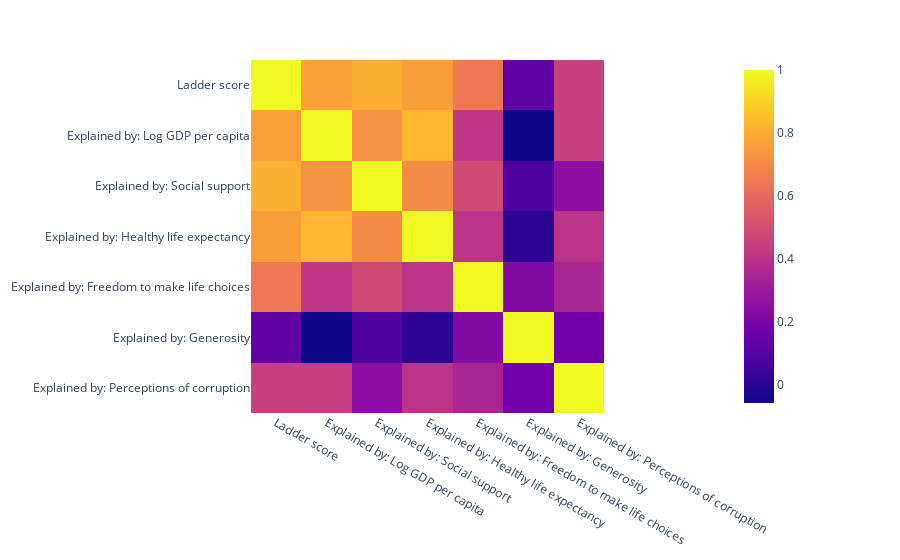

The notebook cell saved with this chart:
### Code cell
heatmap = px.imshow(whr[['Ladder score', 'Explained by: Log GDP per capita', 'Explained by: Social support', 'Explained by: Healthy life expectancy', 'Explained by: Freedom to make life choices', 'Explained by: Generosity', 'Explained by: Perceptions of corruption']].corr())
heatmap.show()

### Figure 1 — Plotly figure (JSON) as saved in the notebook; plotly's stock layout.template omitted (floating-point values rounded to 4 significant figures)
{"data": [{"coloraxis": "coloraxis", "hovertemplate": "x: %{x}<br>y: %{y}<br>color: %{z}<extra></extra>", "name": "0", "type": "heatmap", "x": ["Ladder score", "Explained by: Log GDP per capita", "Explained by: Social support", "Explained by: Healthy life expectancy", "Explained by: Freedom to make life choices", "Explained by: Generosity", "Explained by: Perceptions of corruption"], "xaxis": "x", "y": ["Ladder score", "Explained by: Log GDP per capita", "Explained by: Social support", "Explained by: Healthy life expectancy", "Explained by: Freedom to make life choices", "Explained by: Generosity", "Explained by: Perceptions of corruption"], "yaxis": "y", "z": [[1, 0.7685, 0.8135, 0.7597, 0.6445, 0.13, 0.4518], [0.7685, 1, 0.7268, 0.8303, 0.4149, -0.0594, 0.4442], [0.8135, 0.7268, 1, 0.7069, 0.4846, 0.07947, 0.2509], [0.7597, 0.8303, 0.7069, 1, 0.4011, 0.007148, 0.399], [0.6445, 0.4149, 0.4846, 0.4011, 1, 0.2243, 0.3442], [0.13, -0.0594, 0.07947, 0.007148, 0.2243, 1, 0.1727], [0.4518, 0.4442, 0.2509, 0.399, 0.3442, 0.1727, 1]]}], "layout": {"coloraxis": {"colorscale": [[0, "#0d0887"], [0.1111, "#46039f"], [0.2222, "#7201a8"], [0.3333, "#9c179e"], [0.4444, "#bd3786"], [0.5556, "#d8576b"], [0.6667, "#ed7953"], [0.7778, "#fb9f3a"], [0.8889, "#fdca26"], [1, "#f0f921"]]}, "margin": {"t": 60}, "xaxis": {"anchor": "y", "constrain": "domain", "domain": [0, 1], "scaleanchor": "y"}, "yaxis": {"anchor": "x", "autorange": "reversed", "constrain": "domain", "domain": [0, 1]}}}
